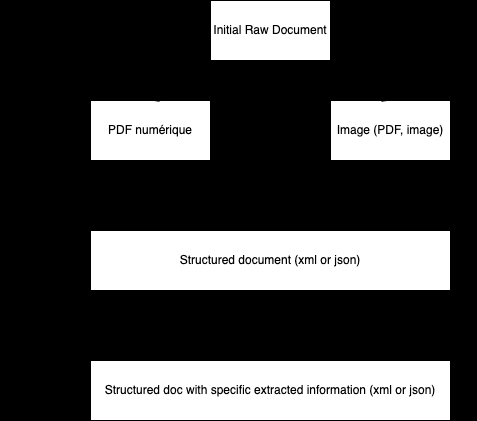
#> input picture images/schema_extraction.png, 477 x 421 px
$ python -i utils.py   (imports and definitions only)
#> lines starting #> are read from the running program, lines starting #| are printed output that depends on the picture; after the words box and inside, x2 and y2 are one past the last pixel; in counts of white or black regions, pixels touching at a corner belong together
#> further down, picture is the input picture: shape (421, 477, 3); min 0, max 255, mean 77.4
import cv2
import numpy as np
import math


def get_skew_angles(img, kernel_size=5, low_threshold=50, high_threshold=150):
#> called with kernel_size = 5, low_threshold = 50, high_threshold = 150
    gray = cv2.cvtColor(img, cv2.COLOR_BGR2GRAY)

    blur_gray = cv2.GaussianBlur(gray, (kernel_size, kernel_size), 0)
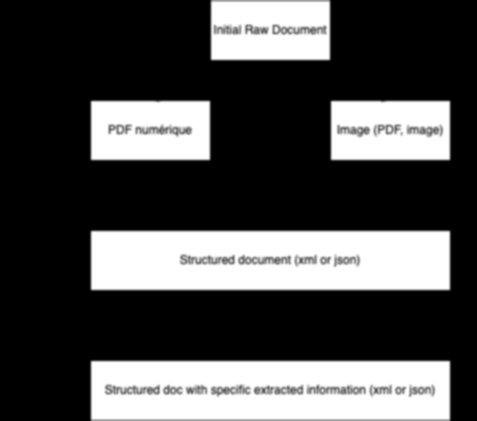
#> blur_gray: shape (421, 477); min 0, max 255, mean 77.6
    edges = cv2.Canny(blur_gray, low_threshold, high_threshold)
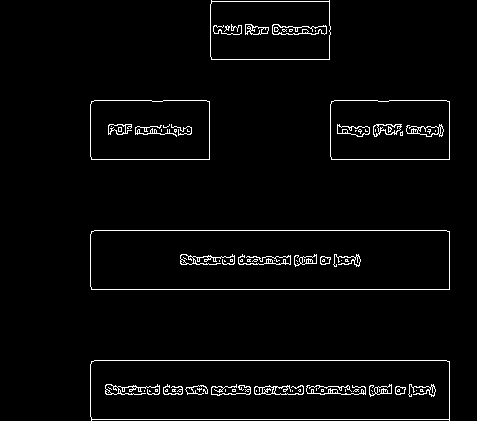
#> edges: shape (421, 477); 2.9% white in thin lines or dots, all inside (x1, y1, x2, y2) = (90, 0, 450, 421)

    rho = 1  # distance resolution in pixels of the Hough grid
    theta = np.pi / 180  # angular resolution in radians of the Hough grid
    threshold = 15  # minimum number of votes (intersections in Hough grid cell)
    min_line_length = 50  # minimum number of pixels making up a line
    max_line_gap = 20  # maximum gap in pixels between connectable line segments

    # Run Hough on edge detected image
    # Output "lines" is an array containing endpoints of detected line segments
    lines = cv2.HoughLinesP(edges, rho, theta, threshold, np.array([]),
                            min_line_length, max_line_gap)
#> lines = 63 rows, first 6: [91, 419, 449, 419], [91, 289, 449, 289], [94, 230, 446, 230], [90, 386, 449, 386], [94, 360, 446, 360], [331, 159, 449, 159]

    angles = []
    for line in lines:
        for x1, y1, x2, y2 in line:
            angle = math.atan((y1 - y2) / (x2 - x1))
            angles.append(angle)
#> this loop made 63 passes
#> line on passes 1 to 12: [[91, 419, 449, 419]], [[91, 289, 449, 289]], [[94, 230, 446, 230]], [[90, 386, 449, 386]], [[94, 360, 446, 360]], [[331, 159, 449, 159]], [[94, 100, 206, 100]], [[90, 394, 449, 394]], [[90, 389, 449, 389]], [[90, 133, 209, 133]], [[90, 387, 449, 387]], [[330, 130, 449, 132]]
#> after the loop, angles = 63 values, max 1.57 at index 15, min -1.55 at index 39, mean 0.102

    return angles


def get_angle(img, units="degrees"):
    angles = get_skew_angles(img=img)
    filtered_angles = [angle for angle in angles if abs(angle) < 0.25]
    skew_angle = sum(filtered_angles) / len(filtered_angles)
    skew_angle_in_degrees = skew_angle * 180 / math.pi
    return skew_angle_in_degrees if units == "degrees" else skew_angle


def rotate_image(image, angle: float):
    new_image = image.copy()
    (h, w) = new_image.shape[:2]
    center = (w // 2, h // 2)
    M = cv2.getRotationMatrix2D(center, angle, 1.0)
    new_image = cv2.warpAffine(new_image, M, (w, h), flags=cv2.INTER_CUBIC, borderMode=cv2.BORDER_REPLICATE)
    return new_image

>>> import cv2
>>> picture = cv2.imread('../images/schema_extraction.png')
>>> result = get_skew_angles(picture)
#> result has the same summary as angles in get_skew_angles
